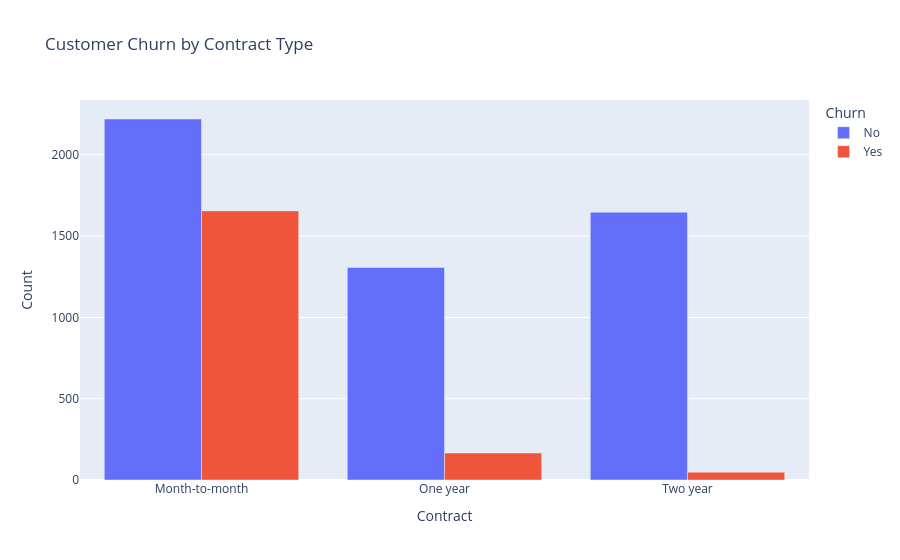

Notebook code for this chart:
### Code cell
fig = px.bar(contract_churn, x='Contract', y='Count', color='Churn', barmode='group',
             title ='Customer Churn by Contract Type')
fig.show()

### Figure 1 — Plotly figure (JSON) as saved in the notebook; plotly's stock layout.template omitted (floating-point values rounded to 4 significant figures)
{"data": [{"alignmentgroup": "True", "hovertemplate": "Churn=No<br>Contract=%{x}<br>Count=%{y}<extra></extra>", "legendgroup": "No", "marker": {"color": "#636efa", "pattern": {"shape": ""}}, "name": "No", "offsetgroup": "No", "orientation": "v", "showlegend": true, "textposition": "auto", "type": "bar", "x": ["Month-to-month", "One year", "Two year"], "xaxis": "x", "y": [2220, 1307, 1647], "yaxis": "y"}, {"alignmentgroup": "True", "hovertemplate": "Churn=Yes<br>Contract=%{x}<br>Count=%{y}<extra></extra>", "legendgroup": "Yes", "marker": {"color": "#EF553B", "pattern": {"shape": ""}}, "name": "Yes", "offsetgroup": "Yes", "orientation": "v", "showlegend": true, "textposition": "auto", "type": "bar", "x": ["Month-to-month", "One year", "Two year"], "xaxis": "x", "y": [1655, 166, 48], "yaxis": "y"}], "layout": {"barmode": "group", "legend": {"title": {"text": "Churn"}, "tracegroupgap": 0}, "title": {"text": "Customer Churn by Contract Type"}, "xaxis": {"anchor": "y", "domain": [0, 1], "title": {"text": "Contract"}}, "yaxis": {"anchor": "x", "domain": [0, 1], "title": {"text": "Count"}}}}
